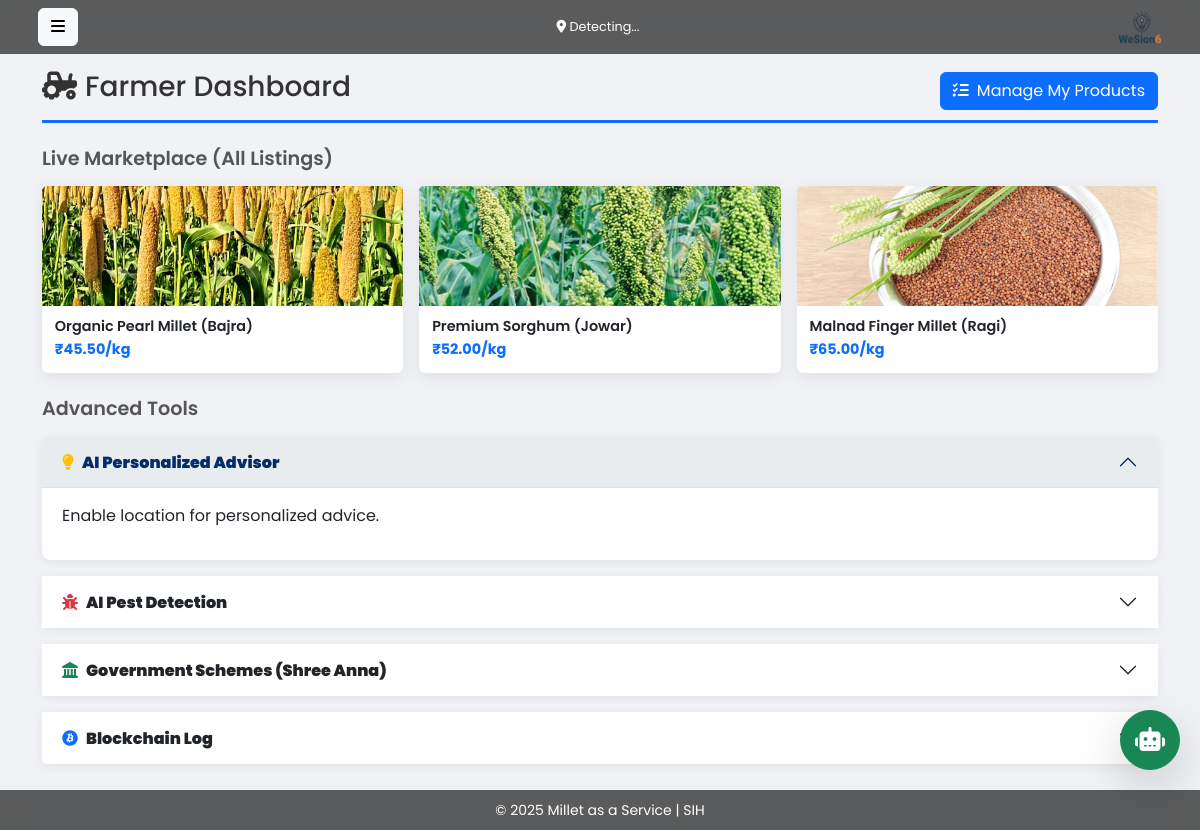
The page /farmer on the database its author committed.
### tables this page shows
CREATE TABLE products (
                id INTEGER PRIMARY KEY AUTOINCREMENT,
                title TEXT NOT NULL,
                price REAL NOT NULL,
                description TEXT,
                image TEXT,
                category TEXT,
                farmer_id INTEGER,
                created_at TIMESTAMP DEFAULT CURRENT_TIMESTAMP
            );

### app.py (the view)
@app.route('/farmer', methods=['GET', 'POST'])
def farmer_dashboard():
    lat, lon = get_location_from_request(request)
    advisor_prompt = f"Act as an Agri-AI assistant for a millet farmer at lat {lat}, lon {lon} in India. Provide a bulleted list of actionable advice. Include: 1. A crop health tip. 2. A market price alert. 3. A government scheme reminder."
    ai_advisor = generate_gemini_response(advisor_prompt) if lat else "<p>Enable location for personalized advice.</p>"
    conn = get_db_connection()
    marketplace_items = conn.execute('SELECT * FROM products ORDER BY created_at DESC').fetchall()
    conn.close()
    return render_template('farmer.html',
                           ai_advisor=ai_advisor,
                           blockchain_tx=get_dummy_blockchain_tx(),
                           marketplace_items=marketplace_items,
                           govt_schemes=get_govt_schemes())

### app.py (called while the page is built)
def get_db_connection():
    conn = sqlite3.connect('maas_database.db')
    conn.row_factory = sqlite3.Row
    return conn

def get_govt_schemes():
    return [
        {"name": "PM-KISAN Scheme", "description": "Provides income support to all landholding farmer families.", "link": "#"},
        {"name": "Shree Anna Scheme", "description": "Promotes millet cultivation, procurement, and value-addition.", "link": "#"},
    ]

def get_dummy_blockchain_tx():
    return { "tx_hash": f"0x{random.randbytes(32).hex()}", "status": "Confirmed" }

def get_location_from_request(req):
    return req.form.get('latitude'), req.form.get('longitude')

### templates/farmer.html (shortened to what this page needs)
{% extends "layout.html" %}
{% block content %}
<div class="dashboard-title d-flex justify-content-between align-items-center">
    <h3><i class="fas fa-tractor me-2"></i>Farmer Dashboard</h3>
    <a href="{{ url_for('manage_products') }}" class="btn btn-primary"><i class="fas fa-tasks me-2"></i>Manage My Products</a>
</div>
<h4 class="section-title">Live Marketplace (All Listings)</h4>
<div class="row g-3 mb-4">
    {% for item in marketplace_items %}
    <div class="col-6 col-md-4">
        <div class="card product-card">
            <img src="{{ url_for('static', filename='images/' + (item.image or 'millet_placeholder.jpg')) }}" class="card-img-top" alt="{{ item.title }}">
            <div class="card-body">
                <h6 class="card-title">{{ item.title }}</h6>
                <p class="card-text">₹{{ "%.2f"|format(item.price) }}/kg</p>
            </div>
        </div>
    </div>
    {% else %}
    <p>No products are currently listed in the marketplace.</p>
    {% endfor %}
</div>
<h4 class="section-title">Advanced Tools</h4>
<div class="accordion" id="farmerAccordion">
    <div class="accordion-item">
        <h2 class="accordion-header"><button class="accordion-button" data-bs-toggle="collapse" data-bs-target="#collapseOne"><i class="fas fa-lightbulb me-2 text-warning"></i><strong>AI Personalized Advisor</strong></button></h2>
        <div id="collapseOne" class="accordion-collapse collapse show" data-bs-parent="#farmerAccordion"><div class="accordion-body ai-output">{{ ai_advisor | safe }}</div></div>
    </div>
    <div class="accordion-item">
        <h2 class="accordion-header"><button class="accordion-button collapsed" data-bs-toggle="collapse" data-bs-target="#collapseTwo"><i class="fas fa-bug me-2 text-danger"></i><strong>AI Pest Detection</strong></button></h2>
    </div>
    <div class="accordion-item">
        <h2 class="accordion-header"><button class="accordion-button collapsed" data-bs-toggle="collapse" data-bs-target="#collapseThree"><i class="fas fa-landmark me-2 text-success"></i><strong>Government Schemes (Shree Anna)</strong></button></h2>
    </div>
    <div class="accordion-item">
        <h2 class="accordion-header"><button class="accordion-button collapsed" data-bs-toggle="collapse" data-bs-target="#collapseFour"><i class="fab fa-bitcoin me-2 text-primary"></i><strong>Blockchain Log</strong></button></h2>
    </div>
</div>
{% endblock %}

### templates/layout.html (shortened to what this page needs)
<!DOCTYPE html>
<html lang="en">
<head>
    <link href="https://cdn.jsdelivr.net/npm/bootstrap@5.3.2/dist/css/bootstrap.min.css" rel="stylesheet">
    <link rel="stylesheet" href="https://cdnjs.cloudflare.com/ajax/libs/font-awesome/6.4.2/css/all.min.css">
    <link rel="stylesheet" href="{{ url_for('static', filename='css/style.css') }}">
</head>
<body>
    <div class="page-wrapper">
        <header class="fixed-top glass-header">
            <div class="container d-flex justify-content-between align-items-center p-2">
                <button class="btn btn-light" type="button" data-bs-toggle="offcanvas" data-bs-target="#mainMenu">
                    <i class="fas fa-bars"></i>
                </button>
                <div id="location-display" class="text-white small">
                    <i class="fas fa-map-marker-alt"></i> Detecting...
                </div>
                <a class="navbar-brand" href="/">
                    <img src="{{ url_for('static', filename='images/logo.png') }}" alt="MaaS Logo" height="35">
                </a>
            </div>
        </header>
        <main class="container">
            {% block content %}{% endblock %}
        </main>
        <footer class="fixed-bottom glass-footer text-center py-2">
            <small>&copy; 2025 Millet as a Service | SIH</small>
        </footer>
    </div>
    <button id="chatbot-toggle-btn" class="btn btn-success rounded-circle shadow-lg" data-bs-toggle="modal" data-bs-target="#chatbotModal"><i class="fas fa-robot"></i></button>
</body>
</html>

### static/css/style.css (style rules this page uses)
:root { --offcanvas-width: 250px; }
body { font-family: 'Poppins', sans-serif; background-color: #f0f2f5; padding-top: 70px; padding-bottom: 50px; transition: margin-left 0.3s ease; }
.page-wrapper { transition: margin-left 0.3s ease; }
.glass-header, .glass-footer { background: rgba(40, 40, 40, 0.75); backdrop-filter: blur(12px); -webkit-backdrop-filter: blur(12px); color: white; }
.glass-header #location-display { font-size: 0.8rem; }
.dashboard-title { margin-bottom: 1.5rem; padding-bottom: 0.5rem; border-bottom: 3px solid #0d6efd; color: #333; }
.section-title { font-size: 1.2rem; font-weight: 600; margin-bottom: 1rem; color: #555; }
.product-card { border: none; box-shadow: 0 4px 15px rgba(0,0,0,0.08); transition: transform 0.2s ease, box-shadow 0.2s ease; }
.product-card .card-img-top { width: 100%; height: 120px; object-fit: cover; }
.product-card .card-body { padding: 0.8rem; }
.product-card .card-title { font-size: 0.9rem; font-weight: 600; margin-bottom: 0.2rem; }
.product-card .card-text { font-size: 0.9rem; color: #0d6efd; font-weight: bold; }
.accordion-item { border: none; border-radius: .5rem; margin-bottom: 1rem; box-shadow: 0 2px 10px rgba(0,0,0,0.07); }
.accordion-button { font-weight: 600; }
.accordion-button:not(.collapsed) { background-color: #e9ecef; }
.ai-output, .blockchain-output { white-space: normal; }
#chatbot-toggle-btn { position: fixed; bottom: 60px; right: 20px; width: 60px; height: 60px; font-size: 1.5rem; z-index: 1055; }

### rows shown on the page
products: image (picture), title "Organic Pearl Millet (Bajra)", price "45.50"
products: image (picture), title "Premium Sorghum (Jowar)", price "52.00"
products: image (picture), title "Malnad Finger Millet (Ragi)", price "65.00"

### other values the page prints
{{ ai_advisor | safe }} "Enable location for personalized advice."
